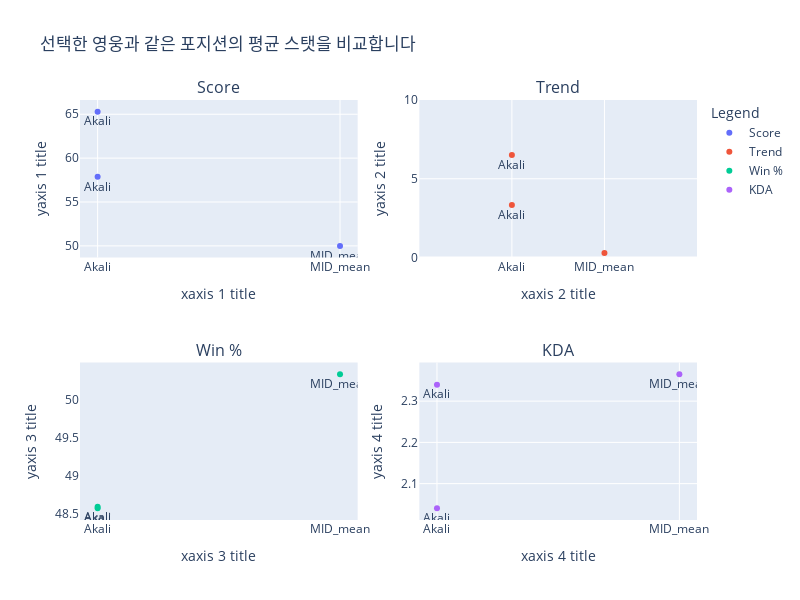

Here is the notebook cell this chart was saved with:
### Code cell
fig = make_subplots(rows=2, cols=2,subplot_titles=last_df.columns[1:])

fig.add_trace(
    go.Scatter(x=last_df['index'], y=last_df['Score'],name="Score",
        
        mode="markers+text",
        text=last_df['index'].values,
#         text=["Text A", "Text B", "Text C"],
        textposition="bottom center"
              
              ),
    row=1, col=1
)

fig.add_trace(
    go.Scatter(x=last_df['index'], y=last_df['Trend'],name='Trend',
              mode="markers+text",
        text=last_df['index'].values,
        textposition="bottom center"
              ),
    row=1, col=2
)

fig.add_trace(
    go.Scatter(x=last_df['index'], y=last_df['Win %'],name='Win %',
              mode="markers+text",
        text=last_df['index'].values,
        textposition="bottom center"),
    row=2, col=1
)
fig.add_trace(
    go.Scatter(x=last_df['index'], y=last_df['KDA'],name='KDA',
              mode="markers+text",
        text=last_df['index'].values,
        textposition="bottom center"),
    row=2, col=2
)

fig.update_layout(height=600, width=800,legend_title="Legend", title_text="선택한 영웅과 같은 포지션의 평균 스탯을 비교합니다")


fig.update_xaxes(title_text="xaxis 1 title", row=1, col=1)
fig.update_xaxes(title_text="xaxis 2 title", range=[-1,2], row=1, col=2)
fig.update_xaxes(title_text="xaxis 3 title", showgrid=False, row=2, col=1)
fig.update_xaxes(title_text="xaxis 4 title", row=2, col=2) # 파라미터 type="log"

fig.update_yaxes(title_text="yaxis 1 title", row=1, col=1)
fig.update_yaxes(title_text="yaxis 2 title", range=[0, 10], row=1, col=2)
fig.update_yaxes(title_text="yaxis 3 title", showgrid=False, row=2, col=1)
fig.update_yaxes(title_text="yaxis 4 title", row=2, col=2)

fig.show()

### Figure 1 — Plotly figure (JSON) as saved in the notebook; plotly's stock layout.template omitted (floating-point values rounded to 4 significant figures)
{"data": [{"mode": "markers+text", "name": "Score", "text": ["Akali", "Akali", "MID_mean"], "textposition": "bottom center", "type": "scatter", "x": ["Akali", "Akali", "MID_mean"], "xaxis": "x", "y": [65.3, 57.87, 50.0], "yaxis": "y"}, {"mode": "markers+text", "name": "Trend", "text": ["Akali", "Akali", "MID_mean"], "textposition": "bottom center", "type": "scatter", "x": ["Akali", "Akali", "MID_mean"], "xaxis": "x2", "y": [6.51, 3.34, 0.2909], "yaxis": "y2"}, {"mode": "markers+text", "name": "Win %", "text": ["Akali", "Akali", "MID_mean"], "textposition": "bottom center", "type": "scatter", "x": ["Akali", "Akali", "MID_mean"], "xaxis": "x3", "y": [48.59, 48.57, 50.33], "yaxis": "y3"}, {"mode": "markers+text", "name": "KDA", "text": ["Akali", "Akali", "MID_mean"], "textposition": "bottom center", "type": "scatter", "x": ["Akali", "Akali", "MID_mean"], "xaxis": "x4", "y": [2.34, 2.04, 2.366], "yaxis": "y4"}], "layout": {"annotations": [{"font": {"size": 16}, "showarrow": false, "text": "Score", "x": 0.225, "xanchor": "center", "xref": "paper", "y": 1, "yanchor": "bottom", "yref": "paper"}, {"font": {"size": 16}, "showarrow": false, "text": "Trend", "x": 0.775, "xanchor": "center", "xref": "paper", "y": 1, "yanchor": "bottom", "yref": "paper"}, {"font": {"size": 16}, "showarrow": false, "text": "Win %", "x": 0.225, "xanchor": "center", "xref": "paper", "y": 0.375, "yanchor": "bottom", "yref": "paper"}, {"font": {"size": 16}, "showarrow": false, "text": "KDA", "x": 0.775, "xanchor": "center", "xref": "paper", "y": 0.375, "yanchor": "bottom", "yref": "paper"}], "height": 600, "legend": {"title": {"text": "Legend"}}, "title": {"text": "선택한 영웅과 같은 포지션의 평균 스탯을 비교합니다"}, "width": 800, "xaxis": {"anchor": "y", "domain": [0, 0.45], "title": {"text": "xaxis 1 title"}}, "xaxis2": {"anchor": "y2", "domain": [0.55, 1], "range": [-1, 2], "title": {"text": "xaxis 2 title"}}, "xaxis3": {"anchor": "y3", "domain": [0, 0.45], "showgrid": false, "title": {"text": "xaxis 3 title"}}, "xaxis4": {"anchor": "y4", "domain": [0.55, 1], "title": {"text": "xaxis 4 title"}}, "yaxis": {"anchor": "x", "domain": [0.625, 1], "title": {"text": "yaxis 1 title"}}, "yaxis2": {"anchor": "x2", "domain": [0.625, 1], "range": [0, 10], "title": {"text": "yaxis 2 title"}}, "yaxis3": {"anchor": "x3", "domain": [0, 0.375], "showgrid": false, "title": {"text": "yaxis 3 title"}}, "yaxis4": {"anchor": "x4", "domain": [0, 0.375], "title": {"text": "yaxis 4 title"}}}}
